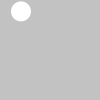
Frame 1 (no input)
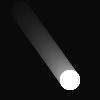
Frame 60 (the mouse pressed at the canvas centre just before this capture)
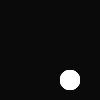
Frame 120 (the mouse held since frame 60 and released just before this capture)

The Processing sketch that drew these frames (run headless with seeded random() and noise(); from frame 60 on, the mouse is pressed at the canvas centre):

// Processing sketch: _05
// ── _05.pde
float beginX = 20.0; // Initial x-coordinate
float beginY = 10.0; // Initial y-coordinate
float endX = 70.0; // Final x-coordinate
float endY = 80.0; // Final y-coordinate
float distX; // X-axis distance to move
float distY; // Y-axis distance to move
float x = 0.0; // Current x-coordinate
float y = 0.0; // Current y-coordinate
float step = 0.02; // Size of each step (0.0 to 1.0)
float pct = 0.0; // Percentage traveled (0.0 to 1.0)

void setup() {
  size(100, 100);
  noStroke();
  smooth();
  distX = endX - beginX;
  distY = endY - beginY;
}

void draw() {
  fill(0, 12);
  rect(0, 0, width, height);
  pct += step;

  if (pct < 1.0) {
    x = beginX + (pct * distX);
    y = beginY + (pct * distY);
  }

  fill(255);

  ellipse(x, y, 20, 20);
}
